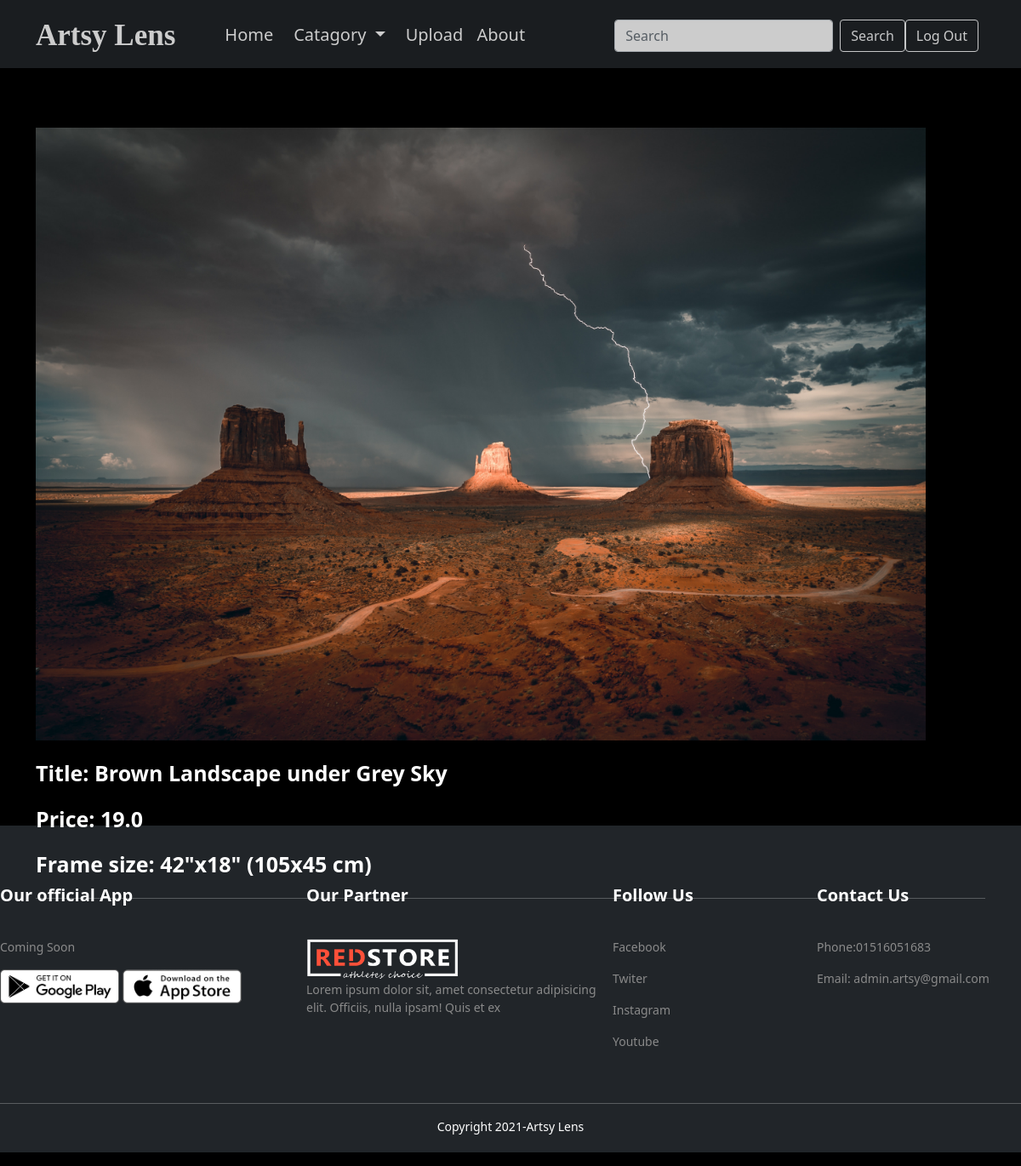
Screenshot of /photo/5/ (signed in) with the database file from the repository.
### photos/models.py (models this page shows, shortened)
class Photo(models.Model):
    category = models.ForeignKey(Category, on_delete=models.SET_NULL, null=True, blank=True)
    image = models.ImageField(null=False, blank=False)
    photo_title = models.CharField(max_length=200,null=False, blank=False)
    photo_price = models.FloatField(null=False, blank=False)
    frame_size = models.CharField(max_length=200,null=False, blank=False)

### photos/views.py (the view)
# urls.py: path('photo/<str:pk>/', views.viewPhoto, name='photo'),
@login_required(login_url='login')
def viewPhoto(request, pk):
    photo = Photo.objects.get(id=pk)
    return render(request, 'photos/photo.html', {'photo':photo})

### photos/templates/photos/photo.html (shortened to what this page needs)
<!doctype html>
<html lang="en">
<head>
  <link href="https://cdn.jsdelivr.net/npm/bootstrap@5.1.3/dist/css/bootstrap.min.css" rel="stylesheet"
>
</head>
<body>
  <header class="p-3 bg-dark text-white">
    <div class="container">
      <div class="d-flex flex-wrap align-items-center justify-content-center justify-content-lg-start">
        <div class="logo">
          <a href="{% url 'gallery' %}" class="d-flex align-items-center mb-2 mb-lg-0  text-decoration-none">
            Artsy Lens
          </a>
        </div>
        <ul class="nav col-12 col-lg-auto me-lg-auto mb-2 justify-content-center mb-md-0">
          <li><a href="{% url 'gallery' %}" class="nav-link px-2 ">Home</a></li>
          <li class="nav-item dropdown">
            <a class="nav-link dropdown-toggle" href="#" id="navbarDropdownMenuLink" role="button"
              data-bs-toggle="dropdown" aria-expanded="false">
              Catagory
            </a>
          </li>
          <li><a href="{% url 'upload' %}" class="nav-link px-2 ">Upload</a></li>
          <li><a href="{% url 'about' %}" class="nav-link px-2 ">About</a></li>
        </ul>
        <form class="d-flex">
          <input class="form-control me-2" name="q" type="search" placeholder="Search" aria-label="Search">
          <button class="btn btn-outline-light" type="submit">Search</button>
        </form>
        <div class="text-end">
          <div class="log_sign">
            <button type="button" class="btn btn-outline-light me-2 sign_in"><a href="{% url 'logout' %}">Log
                Out</a></button>
          </div>
        </div>
      </div>
    </div>
  </header>
  <main>
    <div class="container">
      <div class="row justify-content-center">
        <div class="col">
          <div style="height: 90vh;">
            <img style="max-width: 100%; max-height: 100%" src="{{photo.image.url}}" alt="">
            <div class="photo-details" style="margin: 20px 0; font-size: 25px; font-weight: 600;">
              <p>Title: {{photo.photo_title}}</p>
              <p>Price: {{photo.photo_price}}</p>
              <p>Frame size: {{photo.frame_size}}</p>
            </div>
            <p>
              <hr class="text-light">
            </p>
          </div>
        </div>
      </div>
    </div>
  </main>
  <footer>
    <div class="footer-internal">
      <div class="part1">
        <h2>Our official App</h2>
        <p>Coming Soon</p>
        <div class="part1-img">
          <img src="../../../static/images/play-store.png" alt="">
          <img src="../../../static/images/app-store.png" alt="">
        </div>
      </div>
      <div class="part2">
        <h2>Our Partner</h2>
        <div class="part2-img">
          <img src="../../../static/images/logo-white.png" alt="">
        </div>
        <p>Lorem ipsum dolor sit, amet consectetur adipisicing elit. Officiis, nulla ipsam! Quis et ex</p>
      </div>
      <div class="part3">
        <h2>Follow Us</h2>
        <p><a href="https://www.facebook.com/" target="_blank"> Facebook</a></p>
        <p><a href=" https://twitter.com/" target="_blank"> Twiter</a></p>
        <p><a href="https://www.instagram.com/" target="_blank"> Instagram</a></p>
        <p><a href="https://www.youtube.com/" target="_blank"> Youtube</a></p>
      </div>
      <div class="part4">
        <h2>Contact Us</h2>
        <p>Phone:01516051683</p>
        <p>Email: admin.artsy@gmail.com</p>
      </div>
    </div>
    <hr>
    <div class="final-part">
      <p>Copyright 2021-Artsy Lens</p>
    </div>
  </footer>
</body>
</html>

### photos/templates/photos/photo.html (style rules this page uses)
:root { --trans: all 0.3s linear; }
body { background: #000000; }
p, h3, label { color: #ffffff; }
header { padding: 20px 0; position: fixed; width: 100%; height: 100px; left: 0; top: 0; background: #000000; z-index: 9999; opacity: 0.8; height: 80px; }
header .logo a { font-size: 35px; font-family: 'Gluten', cursive; font-weight: 700; text-decoration: none; transition: var(--trans); padding-right: 50px; color: #ffffff; }
header .container ul li a { text-decoration: none; font-size: 20px; color: #ffffff; transition: var(--trans); border-bottom: 2px solid transparent; }
.log_sign button a { text-decoration: none; color: #ffff; transition: var(--trans); }
main { margin-top: 150px; }
footer { background: #212529; margin-top: 100px; }
footer hr { color: #ffff; }
footer .footer-internal { max-width: 1250px; margin: 0 auto; padding-top: 70px; padding-bottom: 30px; display: grid; grid-template-columns: 3fr 3fr 2fr 2fr; grid-template-areas: "part1 part2 part3 part4"; }
footer h2 { color: #ffff; font-size: 20px; padding-bottom: 30px; font-weight: 700; }
footer p { color: #8a8a8a; font-size: 14px; }
footer .footer-internal .part1 { grid-area: part1; }
footer .footer-internal .part1 img { width: 140px; height: 40px; }
footer .footer-internal .part2 { grid-area: part2; }
footer .footer-internal .part2 img { height: 50px; width: 180px; }
footer .footer-internal .part3 { grid-area: part3; }
footer .footer-internal .part3 a { text-decoration: none; color: #8a8a8a; }
footer .footer-internal .part4 { grid-area: part4; }
footer .final-part p { text-align: center; color: #ffff; padding-bottom: 20px; }

### rows the page displays
Photo: image (picture), photo_title "Brown Landscape under Grey Sky", photo_price "19.0", frame_size "42\"x18\" (105x45 cm)"
